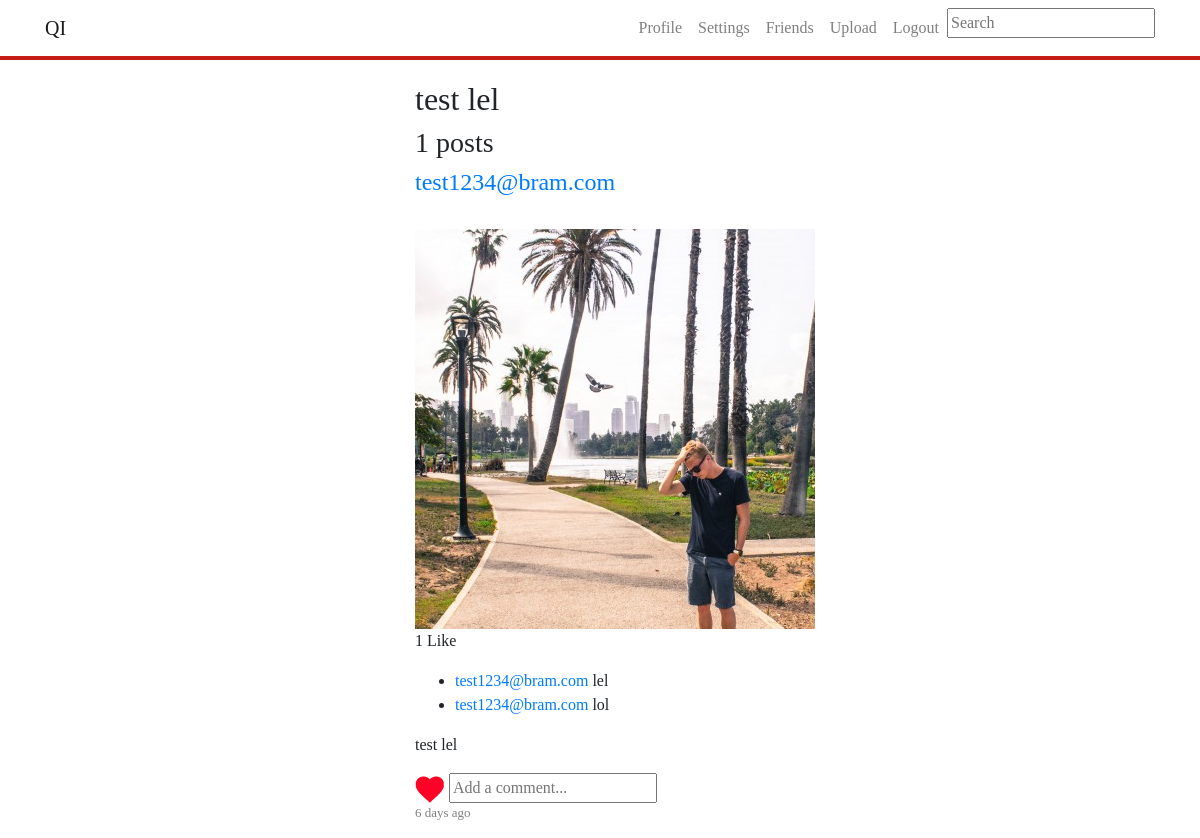
The app's page /search.php?txtSearch=test lel (signed in) with its own data.
### tables this page shows
CREATE TABLE `posts` (
  `id` int(11) NOT NULL,
  `filelocation` varchar(500) NOT NULL,
  `imageuserid` int(11) NOT NULL,
  `besch` varchar(500) NOT NULL,
  `user` varchar(500) NOT NULL,
  `timestamp` timestamp NOT NULL DEFAULT CURRENT_TIMESTAMP ON UPDATE CURRENT_TIMESTAMP
);

CREATE TABLE `comments` (
  `commentid` int(11) NOT NULL,
  `commentuserid` int(11) NOT NULL,
  `comment` varchar(300) NOT NULL,
  `commentpostid` int(11) NOT NULL,
  `commenttime` timestamp NOT NULL DEFAULT CURRENT_TIMESTAMP ON UPDATE CURRENT_TIMESTAMP,
  `email` varchar(200) NOT NULL
);

CREATE TABLE `users` (
  `id` int(11) NOT NULL,
  `email` varchar(255) NOT NULL,
  `password` varchar(255) NOT NULL,
  `avatar` varchar(500) NOT NULL,
  `bio` varchar(150) NOT NULL,
  `firstname` varchar(255) NOT NULL,
  `lastname` varchar(255) NOT NULL
);

### classes/postDetails.class.php (called while the page is built, shortened)
<?php
class postDetails{
    public function getPostHour($id){
        $conn = Db::getInstance();
        $postTime = $conn->prepare("SELECT timestamp FROM posts WHERE id = :id");
        $postTime->bindValue(':id', $id);
        $postTime->execute();
        $postTime = $postTime->fetch(PDO::FETCH_ASSOC);
        $currentTime = strtotime(date('Y-m-d H:i:s'));
        $postedTime = strtotime($postTime['timestamp']);
        $difference = $currentTime - $postedTime;
        $days = $difference/60/60/24;
        $hour = $difference/(60*60);
        $minutes = (abs($difference)/60);
        if(number_format($minutes, 0) < 1)
        {
            $result = "A moment ago";
        }
        elseif(number_format($hour, 0) < 1)
        {
            $result = number_format($minutes, 0). " minutes ago" ;
        }
        elseif(number_format($hour, 0) < 24)
        {
            $result = number_format($hour, 0)."h";
        }
        else
        {
            $result = number_format($days, 0)." days ago";
        }
        return $result;
    }
    public function likeCheck($postid){
        $conn = Db::getInstance();
        $likeSenderID = $_SESSION['userid'];
        $likeCheck = $conn->prepare("SELECT * FROM likes WHERE likeimageid = $postid AND likesendid = $likeSenderID");
        $likeCheck->execute();
        if ($likeCheck->rowCount() == 1) {
            return true;
        }
        else{return false;}
    }
    public function getLikes($postid){
    $conn = Db::getInstance();
        $likeCount = $conn->prepare("SELECT likeimageid FROM likes WHERE likeimageid = :likeimageid");
        $likeCount->bindValue(":likeimageid", $postid);
        $likeCount->execute();
        $result = $likeCount->rowCount();
        return $result;
    }
    public function getComments($postid){
        $conn = Db::getInstance();
        $getComments = $conn->prepare("SELECT * from comments where commentpostid = :postid");
        $getComments->bindValue(':postid', $postid);
        $getComments->execute();
        $comments = $getComments->fetchAll();
        return $comments;
    }
}
?>

### classes/User.class.php (called while the page is built, shortened)
<?php
class User{
    public function getProfile($userid)
    {
        $conn=Db::getInstance();
        $getProfile = $conn->prepare("select * from users where id = :id");
        $getProfile->bindValue(':id',$userid);
        $getProfile->execute();
        $profileInfo = $getProfile->fetch(PDO::FETCH_ASSOC);
        return $profileInfo;
    }
}

### search.php (the view, shortened to what this page needs)
<?php
include_once ('classes/postDetails.class.php');
include_once ('classes/User.class.php');
if(isset($_GET['txtSearch'])) {
    $conn = Db::getInstance();
    $searchKeyword = $_GET['txtSearch'];
    $results = array();
    $statement = $conn->prepare("SELECT * FROM posts WHERE besch LIKE :keywords OR user LIKE :keywords ORDER BY id DESC");
    $statement->bindValue(':keywords', '%' . $searchKeyword . '%');
    $statement->execute();
    if($statement->rowCount() >= 1){
        $results = $statement->fetchAll();
        $countPosts = $statement->rowCount();
    }
    else
    {
        $errorMessage = "Helaas, we vonden geen posts die gelijk zijn aan de zoekterm: ".$_GET['txtSearch'];
    }
}
?><!doctype html>
<html lang="en">
<head>
    <link rel="stylesheet" href="css/feed.css">
    <link rel="stylesheet" href="https://maxcdn.bootstrapcdn.com/bootstrap/4.0.0/css/bootstrap.min.css">
</head>
<?php include_once("includes/nav.inc.php"); ?>
<body>
<div class="indexFeed col-lg-4 mx-auto" style="margin-top: 80px;font-family: Oswald;">
    <h2><?php if(isset($countPosts)){echo $_GET['txtSearch'];} ?></h2>
    <h3><?php if(isset($countPosts)){echo "<span>".$countPosts."</span>"." posts";} ?></h3>
        <?php foreach($results as $res): ?>
    <div class="post__user" >
        <h4 class=""><a class="" href="profile.php?userID=<?php echo $res['imageuserid'];?>"><?php echo $res['user']?></a></h4>
    </div>
    <div class="">
        <img class="" src="<?php echo $res['filelocation']?>" alt="">
    </div>
    <p>
        <?php
        $likeCounter = new postDetails();
        $likes = $likeCounter->getLikes($res['id']);
        if($likes == 0) {
            echo "No likes this yet";
        }
        elseif($likes == 1)
        {
            echo $likes." Like";
        }
        else
        {
            echo $likes." Likes";
        }
        ?>
    </p>
    <div style="padding: auto;">
        <ul class="commentsList<?php echo $i; ?>">
            <?php
            $singlePost = new postDetails();
            $comments = $singlePost->getComments($res['id']);
            ?>
            <?php foreach( $comments as $comment): ?>
                <li>
                    <a href="profile.php?userID=<?php echo $comment['commentuserid']; ?>">
                        <?php
                        $user = new User();
                        $r=$user->getProfile($comment['commentuserid']);
                        $email = $r['email'];
                        echo $email;
                        ?></a>
                    <span class="comment-text"><?php echo htmlspecialchars($comment['comment']); ?></span>
                </li>
            <?php endforeach; ?>
        </ul>
        <div class="card-text">
            <p><?php echo $res['besch']?></p>
        </div>
            <?php
            $like = new postDetails();
            $likeCheck = $like->likeCheck($res['id']);
            if($likeCheck)
            {
                $source = "images/heart_filled.png";
                $class = "btnUnlike";
            }
            else
            {
                $source = "images/heart_blank.png";
                $class = "btnLike";
            }
            ?>
    </div>
    <form>
        <img class="likeHeart <?php echo $class; ?> "src="<?php echo $source; ?>" alt="like"
             value="<?php echo $res['id'] ?>">
        <input class="commentField<?php echo $i; ?>" type="text" name="commentField" placeholder="Add a comment...">
    </form>
    <p style="color: grey;font-size: small;">
        <?php
        $timestamp = new postDetails();
        $timestamp = $timestamp->getPostHour($res['id']);
        echo $timestamp;
        ?>
    </p>
    <?php endforeach;?>
</body>
</html>

### includes/nav.inc.php (shortened to what this page needs)
<!doctype html>
<html lang="en">
<head>
    <link rel="stylesheet" href="https://maxcdn.bootstrapcdn.com/bootstrap/4.0.0/css/bootstrap.min.css">
</head>
<body">
<nav style="background-color: white; border-bottom: #c61c18 solid 4px; font-family: Oswald;"; class="navbar navbar-expand-lg navbar-light fixed-top" id="">
    <div class="container">
        <a class="navbar-brand" href="index.php">QI</a>
        <div class="collapse navbar-collapse" id="navbarResponsive">
    <ul class="navbar-nav ml-auto">
        <li class="nav-item">
            <a class="nav-link" href="profile.php?userID=<?php echo $_SESSION['userid'];?>">Profile</a>
        </li>
        <li class="nav-item">
            <a class="nav-link" href="Accountsettings.php">Settings</a>
        </li>
        <li class="nav-item">
            <a class="nav-link" href="friendlist.php">Friends</a>
        </li>
        <li class="nav-item">
            <a class="nav-link" href="imageupload.php">Upload</a>
        </li>
        <li class="nav-item">
            <a class="nav-link" href="includes/logout.inc.php">Logout</a>
        </li>
        <li class="nav-item">
            <div class="searchBar">
                <form name="formSearch" method="get" action="search.php">
                    <span><input id="txtSearch" type="text" name="txtSearch" placeholder="Search" required></span>
                </form>
            </div>
        </li>
    </ul>
        </div>
    </div>
</nav>
</body>
</html>

### css/feed.css (style rules this page uses)
.container { font-family: Oswald; }

### records on screen
posts: user "test1234@bram.com", filelocation (picture), likes "1", besch "test lel", timestamp "6 days ago"
comments: users.email "test1234@bram.com", comment "lel"
comments: users.email "test1234@bram.com", comment "lol"

### other values on screen
$_GET['txtSearch'] "test lel"
$countPosts "1"
